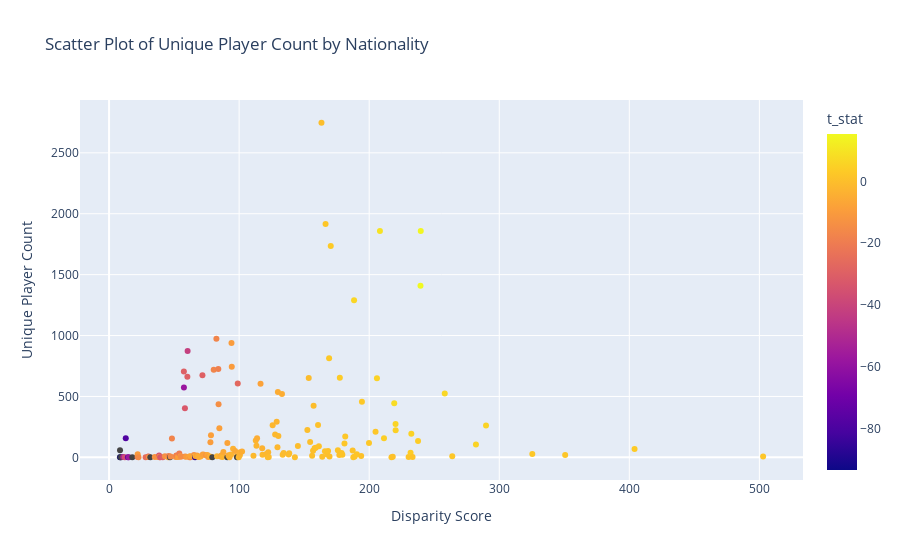

Source (notebook cell):
### Code cell
import plotly.express as px

# Assuming nationality_disparity DataFrame already has columns 'nationality_name', 'disparity_score', and 't_stat'
# Merge with unique_player_count DataFrame to get the unique player count for each nationality
final_df = nationality_disparity

# Create an interactive scatter plot using plotly
fig = px.scatter(final_df, 
                 x='disparity_score', 
                 y='unique_player_count',
                 color='t_stat',
                 hover_data=['nationality_name'],
                 title='Scatter Plot of Unique Player Count by Nationality',
                 labels={'disparity_score': 'Disparity Score', 'unique_player_count': 'Unique Player Count'})

# Show the plot
fig.show()

### Figure 1 — Plotly figure (JSON) as saved in the notebook; plotly's stock layout.template omitted (floating-point values rounded to 4 significant figures; data arrays with more than 128 entries replaced by an {"elided": "..."} marker saying what was removed)
{"data": [{"customdata": {"elided": "181x1 str values"}, "hovertemplate": "Disparity Score=%{x}<br>Unique Player Count=%{y}<br>nationality_name=%{customdata[0]}<br>t_stat=%{marker.color}<extra></extra>", "legendgroup": "", "marker": {"color": {"elided": "181 float values"}, "coloraxis": "coloraxis", "symbol": "circle"}, "mode": "markers", "name": "", "orientation": "v", "showlegend": false, "type": "scatter", "x": {"elided": "181 float values"}, "xaxis": "x", "y": {"elided": "181 int values"}, "yaxis": "y"}], "layout": {"coloraxis": {"colorbar": {"title": {"text": "t_stat"}}, "colorscale": [[0, "#0d0887"], [0.1111, "#46039f"], [0.2222, "#7201a8"], [0.3333, "#9c179e"], [0.4444, "#bd3786"], [0.5556, "#d8576b"], [0.6667, "#ed7953"], [0.7778, "#fb9f3a"], [0.8889, "#fdca26"], [1, "#f0f921"]]}, "legend": {"tracegroupgap": 0}, "title": {"text": "Scatter Plot of Unique Player Count by Nationality"}, "xaxis": {"anchor": "y", "domain": [0, 1], "title": {"text": "Disparity Score"}}, "yaxis": {"anchor": "x", "domain": [0, 1], "title": {"text": "Unique Player Count"}}}}
